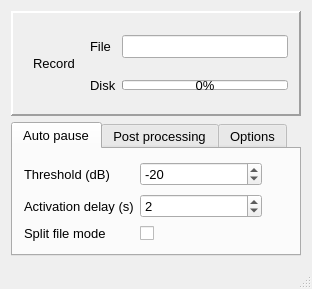
<?xml version="1.0" encoding="UTF-8"?>
<ui version="4.0">
 <class>MainWindow</class>
 <widget class="QMainWindow" name="MainWindow">
  <property name="geometry">
   <rect>
    <x>0</x>
    <y>0</y>
    <width>312</width>
    <height>289</height>
   </rect>
  </property>
  <property name="sizePolicy">
   <sizepolicy hsizetype="Preferred" vsizetype="Minimum">
    <horstretch>0</horstretch>
    <verstretch>0</verstretch>
   </sizepolicy>
  </property>
  <property name="font">
   <font>
    <pointsize>10</pointsize>
   </font>
  </property>
  <property name="windowTitle">
   <string>QJackRcd</string>
  </property>
  <property name="windowIcon">
   <iconset resource="qjackrcd.qrc">
    <normaloff>:/qjackrcd/qjackrcd.png</normaloff>:/qjackrcd/qjackrcd.png</iconset>
  </property>
  <property name="locale">
   <locale language="English" country="UnitedStates"/>
  </property>
  <widget class="QWidget" name="centralWidget">
   <property name="sizePolicy">
    <sizepolicy hsizetype="Preferred" vsizetype="Preferred">
     <horstretch>0</horstretch>
     <verstretch>0</verstretch>
    </sizepolicy>
   </property>
   <layout class="QGridLayout" name="gridLayout_3">
    <item row="1" column="0">
     <widget class="QTabWidget" name="tabOptions">
      <property name="sizePolicy">
       <sizepolicy hsizetype="Expanding" vsizetype="Minimum">
        <horstretch>0</horstretch>
        <verstretch>0</verstretch>
       </sizepolicy>
      </property>
      <property name="autoFillBackground">
       <bool>false</bool>
      </property>
      <property name="currentIndex">
       <number>0</number>
      </property>
      <widget class="QWidget" name="tabPause">
       <attribute name="title">
        <string>Auto pause</string>
       </attribute>
       <layout class="QGridLayout" name="gridLayout">
        <item row="0" column="0">
         <widget class="QLabel" name="pauseLevelLabel">
          <property name="text">
           <string>Threshold (dB)</string>
          </property>
         </widget>
        </item>
        <item row="0" column="1">
         <widget class="QDoubleSpinBox" name="pauseLevelSpin">
          <property name="sizePolicy">
           <sizepolicy hsizetype="MinimumExpanding" vsizetype="Fixed">
            <horstretch>0</horstretch>
            <verstretch>0</verstretch>
           </sizepolicy>
          </property>
          <property name="decimals">
           <number>0</number>
          </property>
          <property name="minimum">
           <double>-40.000000000000000</double>
          </property>
          <property name="maximum">
           <double>3.000000000000000</double>
          </property>
          <property name="value">
           <double>-20.000000000000000</double>
          </property>
         </widget>
        </item>
        <item row="1" column="1">
         <widget class="QDoubleSpinBox" name="pauseDelaySpin">
          <property name="sizePolicy">
           <sizepolicy hsizetype="MinimumExpanding" vsizetype="Fixed">
            <horstretch>0</horstretch>
            <verstretch>0</verstretch>
           </sizepolicy>
          </property>
          <property name="decimals">
           <number>0</number>
          </property>
          <property name="minimum">
           <double>1.000000000000000</double>
          </property>
          <property name="maximum">
           <double>5.000000000000000</double>
          </property>
          <property name="value">
           <double>2.000000000000000</double>
          </property>
         </widget>
        </item>
        <item row="2" column="0">
         <widget class="QLabel" name="pauseSplitLabel">
          <property name="text">
           <string>Split file mode</string>
          </property>
         </widget>
        </item>
        <item row="2" column="1">
         <widget class="QCheckBox" name="pauseSplitCheck">
          <property name="sizePolicy">
           <sizepolicy hsizetype="MinimumExpanding" vsizetype="Fixed">
            <horstretch>0</horstretch>
            <verstretch>0</verstretch>
           </sizepolicy>
          </property>
          <property name="text">
           <string/>
          </property>
          <property name="tristate">
           <bool>false</bool>
          </property>
         </widget>
        </item>
        <item row="0" column="2" rowspan="3">
         <widget class="QJRMeter" name="vuMeter" native="true">
          <property name="sizePolicy">
           <sizepolicy hsizetype="Preferred" vsizetype="Preferred">
            <horstretch>0</horstretch>
            <verstretch>0</verstretch>
           </sizepolicy>
          </property>
          <property name="minimumSize">
           <size>
            <width>20</width>
            <height>0</height>
           </size>
          </property>
         </widget>
        </item>
        <item row="1" column="0">
         <widget class="QLabel" name="pauseDelayLabel">
          <property name="text">
           <string>Activation delay (s)</string>
          </property>
         </widget>
        </item>
       </layout>
      </widget>
      <widget class="QWidget" name="tabPost">
       <attribute name="title">
        <string>Post processing</string>
       </attribute>
       <layout class="QFormLayout" name="formLayout_2">
        <property name="fieldGrowthPolicy">
         <enum>QFormLayout::AllNonFixedFieldsGrow</enum>
        </property>
        <item row="0" column="0">
         <widget class="QLabel" name="postActionLabel">
          <property name="text">
           <string>Action</string>
          </property>
         </widget>
        </item>
        <item row="0" column="1">
         <widget class="QComboBox" name="postActionCombo">
          <property name="sizePolicy">
           <sizepolicy hsizetype="MinimumExpanding" vsizetype="Fixed">
            <horstretch>0</horstretch>
            <verstretch>0</verstretch>
           </sizepolicy>
          </property>
          <item>
           <property name="text">
            <string>None</string>
           </property>
          </item>
          <item>
           <property name="text">
            <string>OGG</string>
           </property>
          </item>
          <item>
           <property name="text">
            <string>MP3</string>
           </property>
          </item>
          <item>
           <property name="text">
            <string>Custom</string>
           </property>
          </item>
         </widget>
        </item>
        <item row="1" column="0">
         <widget class="QLabel" name="postCmdLabel">
          <property name="text">
           <string>Command</string>
          </property>
         </widget>
        </item>
        <item row="1" column="1">
         <widget class="QLineEdit" name="postCmdEdit">
          <property name="enabled">
           <bool>true</bool>
          </property>
          <property name="sizePolicy">
           <sizepolicy hsizetype="MinimumExpanding" vsizetype="Fixed">
            <horstretch>0</horstretch>
            <verstretch>0</verstretch>
           </sizepolicy>
          </property>
         </widget>
        </item>
        <item row="2" column="0">
         <widget class="QLabel" name="postLastLabel">
          <property name="text">
           <string>Last file</string>
          </property>
         </widget>
        </item>
        <item row="2" column="1">
         <widget class="QLineEdit" name="postLastEdit">
          <property name="enabled">
           <bool>true</bool>
          </property>
          <property name="sizePolicy">
           <sizepolicy hsizetype="MinimumExpanding" vsizetype="Fixed">
            <horstretch>0</horstretch>
            <verstretch>0</verstretch>
           </sizepolicy>
          </property>
          <property name="readOnly">
           <bool>true</bool>
          </property>
         </widget>
        </item>
       </layout>
      </widget>
      <widget class="QWidget" name="tabOpt">
       <attribute name="title">
        <string>Options</string>
       </attribute>
       <layout class="QGridLayout" name="gridLayout_4">
        <item row="0" column="1">
         <widget class="QLineEdit" name="optOutputDirEdit">
          <property name="readOnly">
           <bool>true</bool>
          </property>
         </widget>
        </item>
        <item row="2" column="0">
         <widget class="QLabel" name="optJkAutoLabel">
          <property name="text">
           <string>Jack auto</string>
          </property>
         </widget>
        </item>
        <item row="0" column="0">
         <widget class="QLabel" name="optOutputDirLabel">
          <property name="text">
           <string>Directory</string>
          </property>
         </widget>
        </item>
        <item row="3" column="0">
         <widget class="QLabel" name="optJktransLabel">
          <property name="text">
           <string>Jack trans</string>
          </property>
         </widget>
        </item>
        <item row="0" column="2">
         <widget class="QToolButton" name="optOutputDirButton">
          <property name="text">
           <string>...</string>
          </property>
         </widget>
        </item>
        <item row="2" column="1" colspan="2">
         <widget class="QCheckBox" name="optJkAutoCheck">
          <property name="text">
           <string/>
          </property>
         </widget>
        </item>
        <item row="3" column="1" colspan="2">
         <widget class="QCheckBox" name="optJktransCheck">
          <property name="text">
           <string/>
          </property>
         </widget>
        </item>
       </layout>
      </widget>
     </widget>
    </item>
    <item row="0" column="0">
     <widget class="QFrame" name="tabRecord">
      <property name="sizePolicy">
       <sizepolicy hsizetype="Expanding" vsizetype="Minimum">
        <horstretch>0</horstretch>
        <verstretch>0</verstretch>
       </sizepolicy>
      </property>
      <property name="frameShape">
       <enum>QFrame::Panel</enum>
      </property>
      <property name="frameShadow">
       <enum>QFrame::Raised</enum>
      </property>
      <property name="lineWidth">
       <number>2</number>
      </property>
      <layout class="QGridLayout" name="gridLayout_2">
       <item row="0" column="0" rowspan="2">
        <widget class="QToolButton" name="recButton">
         <property name="minimumSize">
          <size>
           <width>60</width>
           <height>60</height>
          </size>
         </property>
         <property name="text">
          <string>Record</string>
         </property>
         <property name="icon">
          <iconset resource="qjackrcd.qrc">
           <normaloff>:/qjackrcd/record-green.png</normaloff>:/qjackrcd/record-green.png</iconset>
         </property>
         <property name="iconSize">
          <size>
           <width>48</width>
           <height>48</height>
          </size>
         </property>
         <property name="checkable">
          <bool>true</bool>
         </property>
         <property name="autoRaise">
          <bool>true</bool>
         </property>
        </widget>
       </item>
       <item row="0" column="1">
        <widget class="QLabel" name="recFileLabel">
         <property name="sizePolicy">
          <sizepolicy hsizetype="Minimum" vsizetype="Preferred">
           <horstretch>0</horstretch>
           <verstretch>0</verstretch>
          </sizepolicy>
         </property>
         <property name="text">
          <string>File</string>
         </property>
        </widget>
       </item>
       <item row="1" column="1">
        <widget class="QLabel" name="recDiskLabel">
         <property name="sizePolicy">
          <sizepolicy hsizetype="Minimum" vsizetype="Preferred">
           <horstretch>0</horstretch>
           <verstretch>0</verstretch>
          </sizepolicy>
         </property>
         <property name="text">
          <string>Disk</string>
         </property>
        </widget>
       </item>
       <item row="1" column="2">
        <widget class="QProgressBar" name="recDiskProgress">
         <property name="sizePolicy">
          <sizepolicy hsizetype="MinimumExpanding" vsizetype="Fixed">
           <horstretch>0</horstretch>
           <verstretch>0</verstretch>
          </sizepolicy>
         </property>
         <property name="maximumSize">
          <size>
           <width>16777215</width>
           <height>10</height>
          </size>
         </property>
         <property name="value">
          <number>0</number>
         </property>
         <property name="format">
          <string>%p%</string>
         </property>
        </widget>
       </item>
       <item row="0" column="2">
        <widget class="QLineEdit" name="recFileEdit">
         <property name="enabled">
          <bool>true</bool>
         </property>
         <property name="sizePolicy">
          <sizepolicy hsizetype="MinimumExpanding" vsizetype="Fixed">
           <horstretch>0</horstretch>
           <verstretch>0</verstretch>
          </sizepolicy>
         </property>
         <property name="readOnly">
          <bool>true</bool>
         </property>
        </widget>
       </item>
      </layout>
     </widget>
    </item>
   </layout>
  </widget>
  <widget class="QStatusBar" name="statusBar"/>
  <action name="actionExit">
   <property name="text">
    <string>Exit</string>
   </property>
  </action>
 </widget>
 <layoutdefault spacing="6" margin="11"/>
 <customwidgets>
  <customwidget>
   <class>QJRMeter</class>
   <extends>QWidget</extends>
   <header>qjrmeter.h</header>
   <container>1</container>
  </customwidget>
 </customwidgets>
 <tabstops>
  <tabstop>recButton</tabstop>
  <tabstop>recFileEdit</tabstop>
  <tabstop>tabOptions</tabstop>
  <tabstop>pauseLevelSpin</tabstop>
  <tabstop>pauseDelaySpin</tabstop>
  <tabstop>pauseSplitCheck</tabstop>
  <tabstop>postActionCombo</tabstop>
  <tabstop>postCmdEdit</tabstop>
 </tabstops>
 <resources>
  <include location="qjackrcd.qrc"/>
 </resources>
 <connections/>
</ui>
